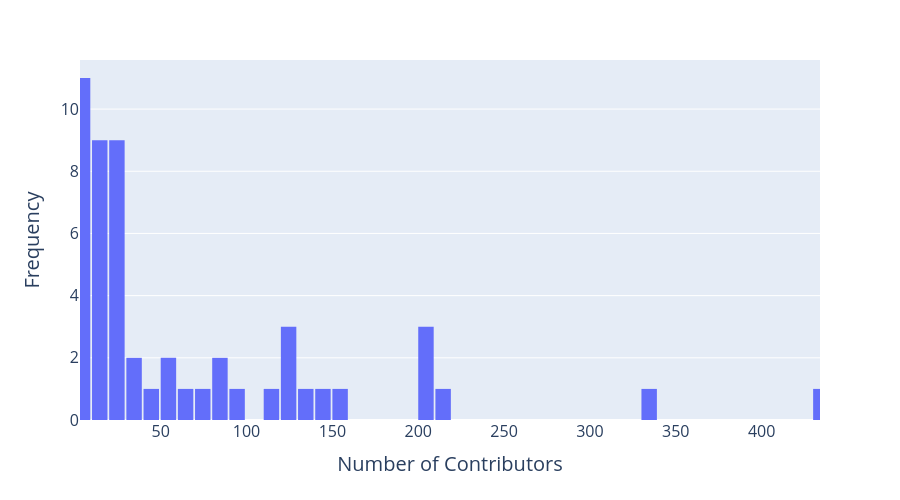

The code cell stored with this chart in its notebook:
### Code cell
# import pandas as pd
# import plotly.express as px

# df = pd.read_csv("data/evaluation_harness_metadata_with_github_info.csv", encoding="utf-8")

# # Create histogram for forks
# fig = px.histogram(
#     df, 
#     x='contributors',
#     nbins=50,  # Adjust number of bins as needed
# )

# # Customize the layout
# fig.update_layout(
#     xaxis_title="Number of Contributors",
#     yaxis_title="Frequency",
#     height=500,
#     showlegend=False,
#     bargap=0.1,  # Add small gap between bars for better distinguishability
#     xaxis=dict(
#         title_font_size=20,
#         tickfont_size=16,
#         range=[df['contributors'].min(), df['contributors'].max()]  # Start x-axis from min value to avoid overlap at 0
#     ),
#     yaxis=dict(
#         title_font_size=20,
#         tickfont_size=16
#     )
# )

# fig.show()

### Figure 1 — Plotly figure (JSON) as saved in the notebook; plotly's stock layout.template omitted (floating-point values rounded to 4 significant figures)
{"data": [{"bingroup": "x", "hovertemplate": "contributors=%{x}<br>count=%{y}<extra></extra>", "legendgroup": "", "marker": {"color": "#636efa", "pattern": {"shape": ""}}, "name": "", "nbinsx": 50, "orientation": "v", "showlegend": false, "type": "histogram", "x": [81.0, 77.0, 8.0, 23.0, 15.0, 6.0, 32.0, 28.0, 201.0, 28.0, 149.0, 26.0, 434.0, 25.0, 121.0, 84.0, 3.0, 52.0, 121.0, 4.0, 134.0, 3.0, 9.0, 331.0, 93.0, 12.0, 123.0, 14.0, 34.0, 22.0, 113.0, 25.0, 5.0, 156.0, 20.0, 10.0, 14.0, 42.0, 17.0, 215.0, 6.0, 8.0, 27.0, 16.0, 9.0, 3.0, 55.0, 201.0, 60.0, 13.0, 17.0, 200.0], "xaxis": "x", "yaxis": "y"}], "layout": {"bargap": 0.1, "barmode": "relative", "height": 500, "legend": {"tracegroupgap": 0}, "margin": {"t": 60}, "showlegend": false, "xaxis": {"anchor": "y", "domain": [0, 1], "range": [3, 434], "tickfont": {"size": 16}, "title": {"font": {"size": 20}, "text": "Number of Contributors"}}, "yaxis": {"anchor": "x", "domain": [0, 1], "tickfont": {"size": 16}, "title": {"font": {"size": 20}, "text": "Frequency"}}}}
